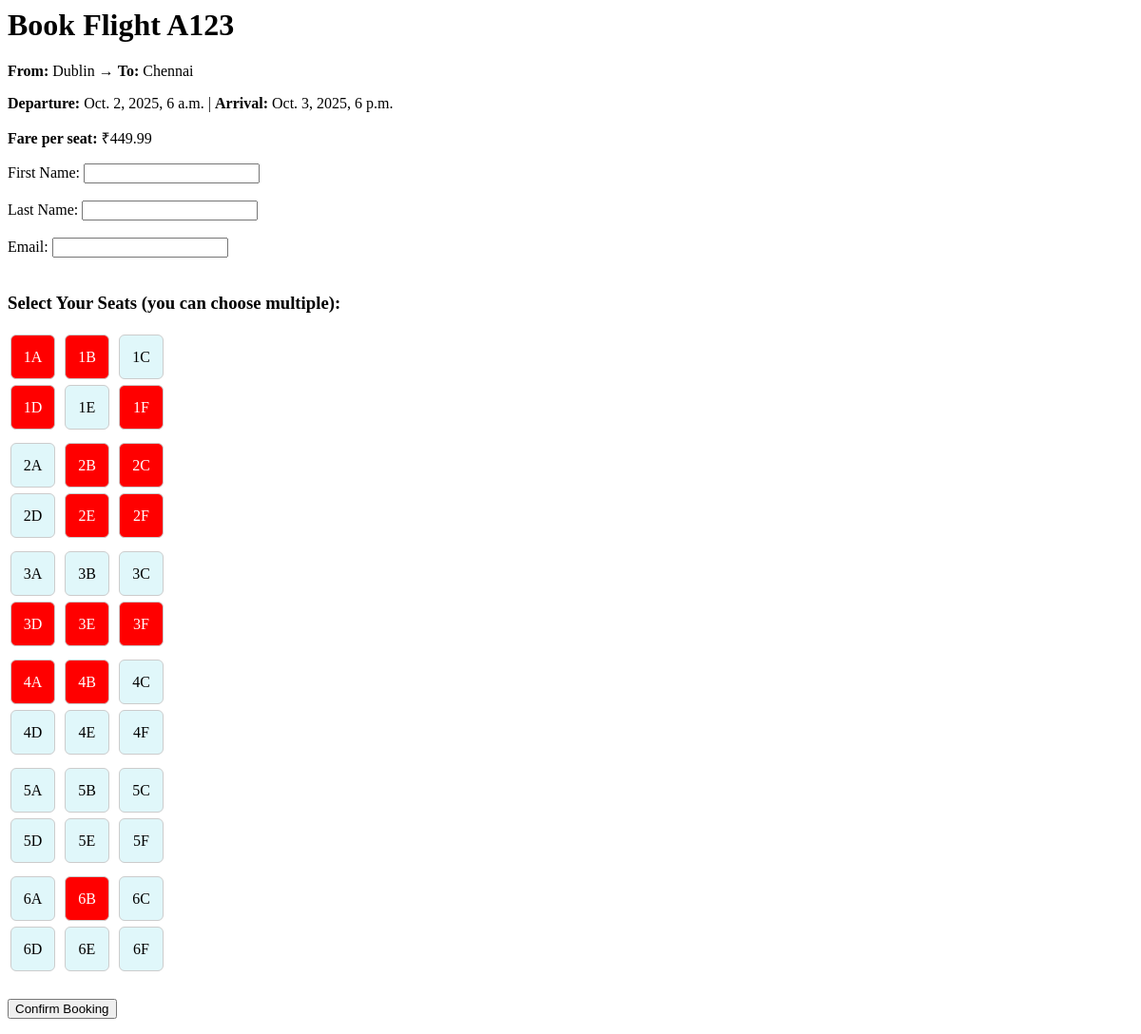
Screenshot of /book/1/ with the database file from the repository.
### bookings/models.py (models this page shows, shortened)
class Flight(models.Model):
    flight_number = models.CharField(max_length=10, unique=True)
    origin = models.CharField(max_length=100)
    destination = models.CharField(max_length=100)
    departure_time = models.DateTimeField()
    arrival_time = models.DateTimeField()
    fare = models.DecimalField(max_digits=10, decimal_places=2)  # ticket price

### bookings/views.py (the view, shortened to what this page needs)
# urls.py: path("book/<int:flight_id>/", views.book_flight, name="book_flight"),
def book_flight(request, flight_id):
    flight = get_object_or_404(Flight, id=flight_id)
    booked_seats = []
    for b in Booking.objects.filter(flight=flight):
        booked_seats.extend(b.seat_numbers.split(","))
    return render(request, "bookings/booking_form.html", {
        "flight": flight,
        "booked_seats": booked_seats,
        "rows": range(1, 7),
        "left_seats": ["A", "B", "C"],
        "right_seats": ["D", "E", "F"],
    })

### bookings/templates/bookings/booking_form.html (shortened to what this page needs)
<h1>Book Flight {{ flight.flight_number }}</h1>
<p><strong>From:</strong> {{ flight.origin }} → <strong>To:</strong> {{ flight.destination }}</p>
<p><strong>Departure:</strong> {{ flight.departure_time }} | <strong>Arrival:</strong> {{ flight.arrival_time }}</p>
<p><strong>Fare per seat:</strong> ₹{{ flight.fare }}</p>
<form method="post">
  <label for="first_name">First Name:</label>
  <input type="text" name="first_name" required><br><br>
  <label for="last_name">Last Name:</label>
  <input type="text" name="last_name" required><br><br>
  <label for="email">Email:</label>
  <input type="email" name="email" required><br><br>
  <h3>Select Your Seats (you can choose multiple):</h3>
  {% for row in rows %}
    <div class="seat-row d-flex justify-content-center mb-2">
      <div class="d-flex me-4">
        {% for seat in left_seats %}
          {% with seat_id=row|stringformat:"s"|add:seat %}
            <label for="{{ seat_id }}"
                   class="seat {% if seat_id in booked_seats %} booked {% endif %}">
              {{ row }}{{ seat }}
            </label>
          {% endwith %}
        {% endfor %}
      </div>
      <div class="d-flex ms-4">
        {% for seat in right_seats %}
          {% with seat_id=row|stringformat:"s"|add:seat %}
            <label for="{{ seat_id }}"
                   class="seat {% if seat_id in booked_seats %} booked {% endif %}">
              {{ row }}{{ seat }}
            </label>
          {% endwith %}
        {% endfor %}
      </div>
    </div>
  {% endfor %}
  <br>
  <button type="submit">Confirm Booking</button>
</form>

### bookings/templates/bookings/booking_form.html (style rules this page uses)
.seat { display: inline-block; width: 45px; height: 45px; margin: 3px; text-align: center; line-height: 45px; border: 1px solid #ccc; border-radius: 6px; cursor: pointer; background-color: #e0f7fa; }
.seat.booked { background-color: red; color: white; cursor: not-allowed; }
.seat-row { margin-bottom: 8px; }

### rows the page displays
Flight: flight_number "A123", origin "Dublin", destination "Chennai", departure_time "Oct. 2, 2025, 6 a.m.", arrival_time "Oct. 3, 2025, 6 p.m.", fare "449.99"

### other values shown
{{ row }} "1" "1" "1" "2" "2" "2" "3" "3" "3" "4" "4" "4" "5" "5" "5" "6" "6" "6"
{{ seat }} "A" "B" "C" "A" "B" "C" "A" "B" "C" "A" "B" "C" "A" "B" "C" "A" "B" "C"
{{ seat }} "D" "E" "F" "D" "E" "F" "D" "E" "F" "D" "E" "F" "D" "E" "F" "D" "E" "F"
